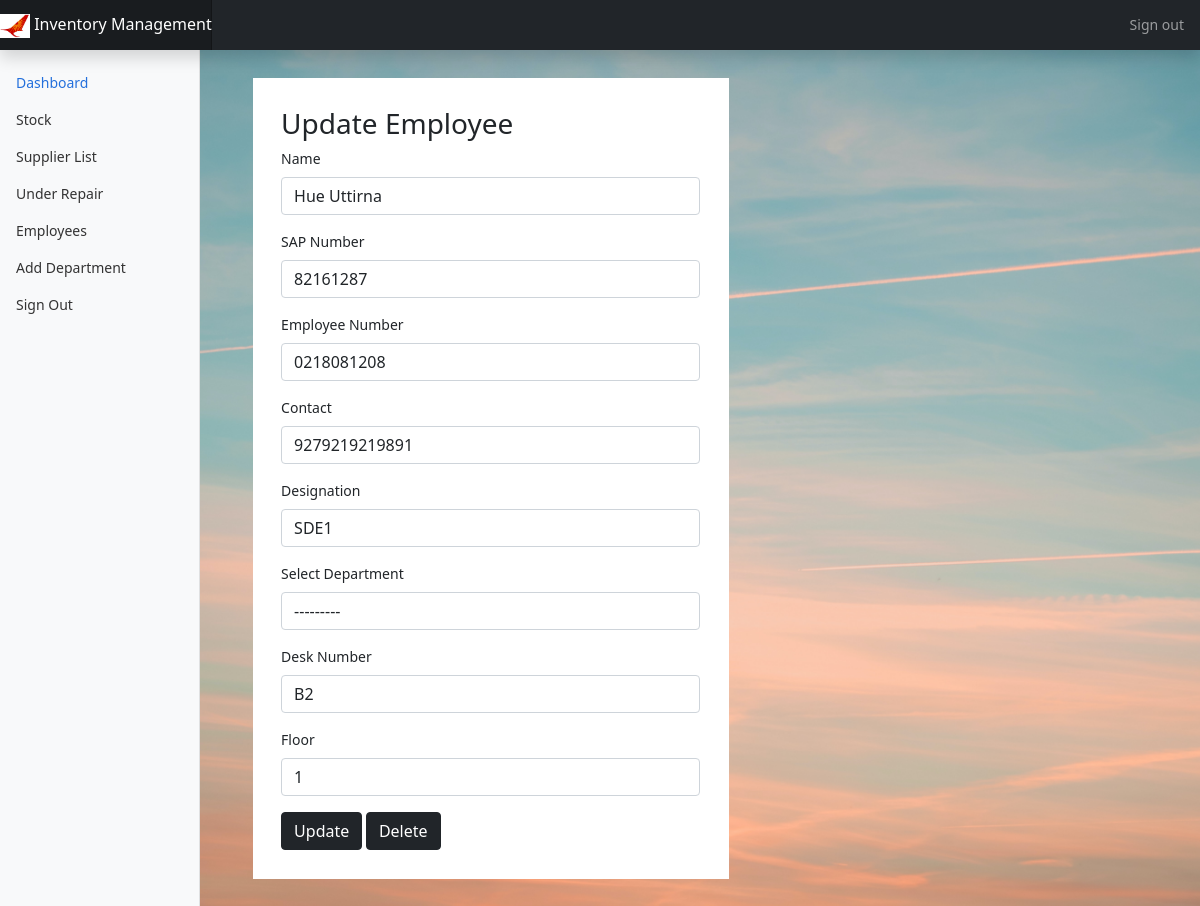
Before: /updateEmployee/2 (signed in) with the older database file.
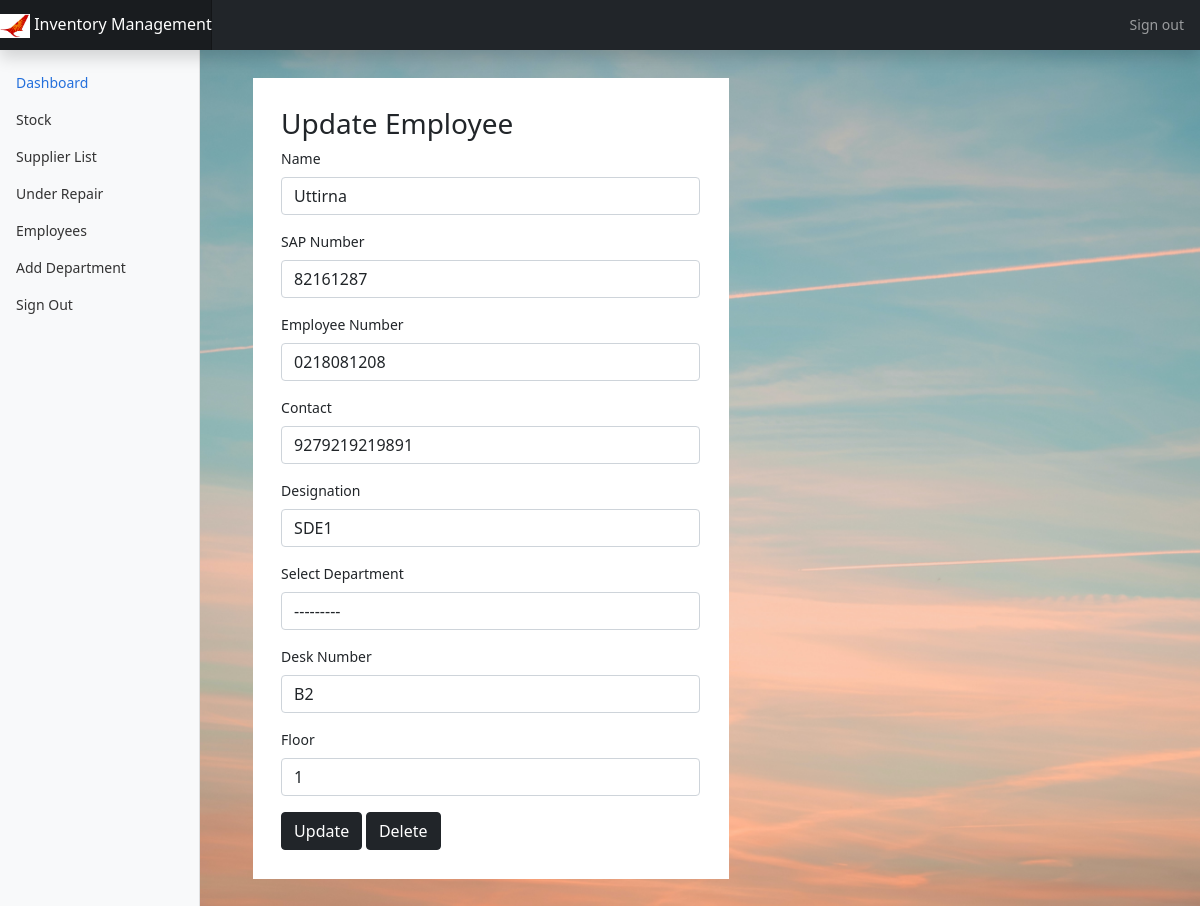
After: the same page with the newer database file.
### main/models.py (models this page shows, shortened)
class Employee(models.Model):
    emp_id = models.AutoField(primary_key=True)
    sap_number = models.CharField(max_length = 8,unique=True,default="")
    staff_number = models.CharField(max_length = 10,unique=True,default="")
    name = models.CharField(max_length=50)
    contact = models.CharField(max_length=15,unique=True)
    designation = models.CharField(max_length=50)
    department = models.CharField(max_length=20,default=' ')
    floor = models.IntegerField(default=0,validators=[MinValueValidator(0)])
    desk_num = models.CharField(max_length=20,unique=True)

### main/views.py (the view, shortened to what this page needs)
# urls.py: path('updateEmployee/<int:pk>',views.updateEmployee,name='updateEmployee'),
@login_required(login_url='/auth/login')
def updateEmployee(request,pk):
    employee = models.Employee.objects.get(pk = pk)
    initial = {
        "name" : employee.name,
        "sap_number" : employee.sap_number,
        "staff_number": employee.staff_number,
        "contact" : employee.contact,
        "designation" : employee.designation,
        "department" : employee.department,
        "floor" : employee.floor,
        "desk_num" : employee.desk_num
    }
    updateEmployeeForm = forms.addEmployee(initial=initial)
    context = {
        'form' : updateEmployeeForm
    }
    return render(request,'main/updateEmployee.html',context)

### main/forms.py
class addEmployee(forms.Form):
    name = forms.CharField(max_length=20,widget=forms.TextInput(attrs={'class':'form-control','placeholder':"Employee's Name"}))
    sap_number = forms.CharField(max_length=8,widget=forms.TextInput(attrs={'class':'form-control','placeholder':"SAP Number"}))
    staff_number = forms.CharField(max_length=10,widget=forms.TextInput(attrs={'class':'form-control','placeholder':"Staff Number"}))
    contact = forms.RegexField(regex=r'^\+?1?\d{9,15}$',widget=forms.TextInput(attrs={'class':'form-control','placeholder':'Contact : Should be between 9 to 15 digits'}))
    designation = forms.CharField(max_length=20,widget=forms.TextInput(attrs={'class':'form-control','placeholder':'Designation'}))
    department = forms.ModelChoiceField(queryset=Department.objects.all(),widget=forms.Select(attrs={'class':'form-control'}))
    desk_num = forms.CharField(max_length=10,widget=forms.TextInput(attrs={'class':'form-control','placeholder':'Desk Number'}))
    floor = forms.IntegerField(min_value=MIN_FLOOR_VALUE, max_value=MAX_FLOOR_VALUE,widget=forms.NumberInput(attrs={'class':'form-control','placeholder':'Floor'}))

### templates/main/updateEmployee.html (shortened to what this page needs)
{% extends 'main/base.html' %}
{% block content %}
{% include 'main/navbar.html' %}
<main class="col-md-9 ms-sm-auto col-lg-10 px-md-4">
<div class="container-fluid w-50" style="background-color: white; padding: 3%; margin: 3%;">
    <h3>Update Employee</h3>
    <form action="" method="POST">
        <div class="mb-3">
            <label class="form-label">Name</label>
            {{form.name}}
        </div>
        <div class="mb-3">
            <label class="form-label">SAP Number</label>
            {{form.sap_number}}
        </div>
        <div class="mb-3">
            <label class="form-label">Employee Number</label>
            {{form.staff_number}}
        </div>
        <div class="mb-3">
            <label class="form-label">Contact</label>
            {{form.contact}}
        </div>
        <div class="mb-3">
            <label class="form-label">Designation</label>
            {{form.designation}}
        </div>
        <div class="mb-3">
            <label class="form-label">Select Department</label>
            {{form.department}}
        </div>
        <div class="mb-3">
            <label class="form-label">Desk Number</label>
            {{form.desk_num}}
        </div>
        <div class="mb-3">
            <label class="form-label">Floor</label>
            {{form.floor}}
        </div>
        <button type="submit" class="btn btn-dark" name="submit_type" value="update">Update</button>
        <button type="submit" class="btn btn-dark" name="submit_type" value="delete">Delete</button>
    </form>
</div>
{% endblock %}

Changed rows visible on the page:
changed Employee "SDE1": name "Hue Uttirna" → "Uttirna"
